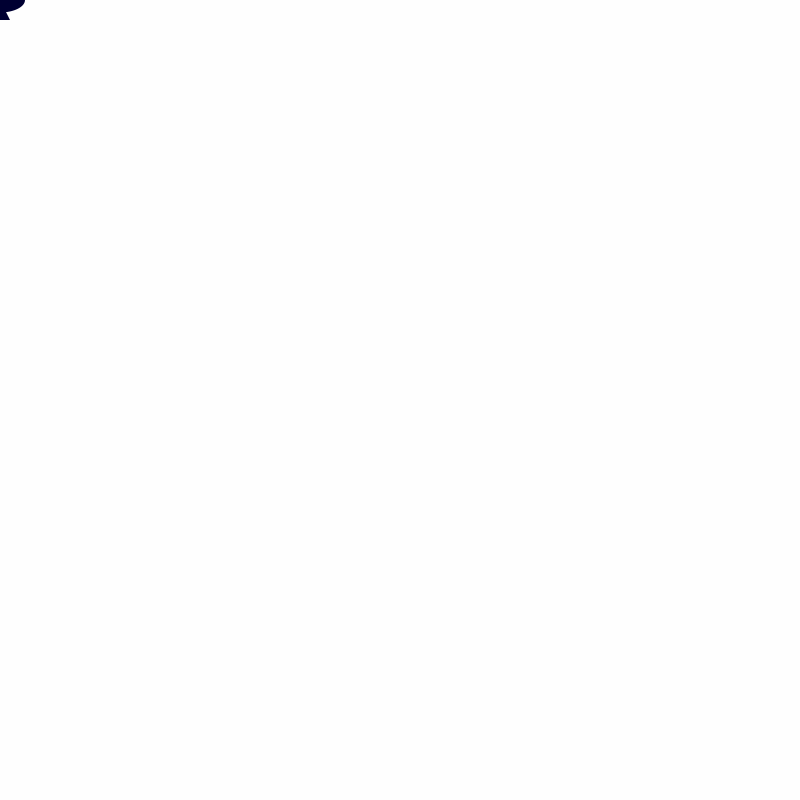
Frame 1 (no input)
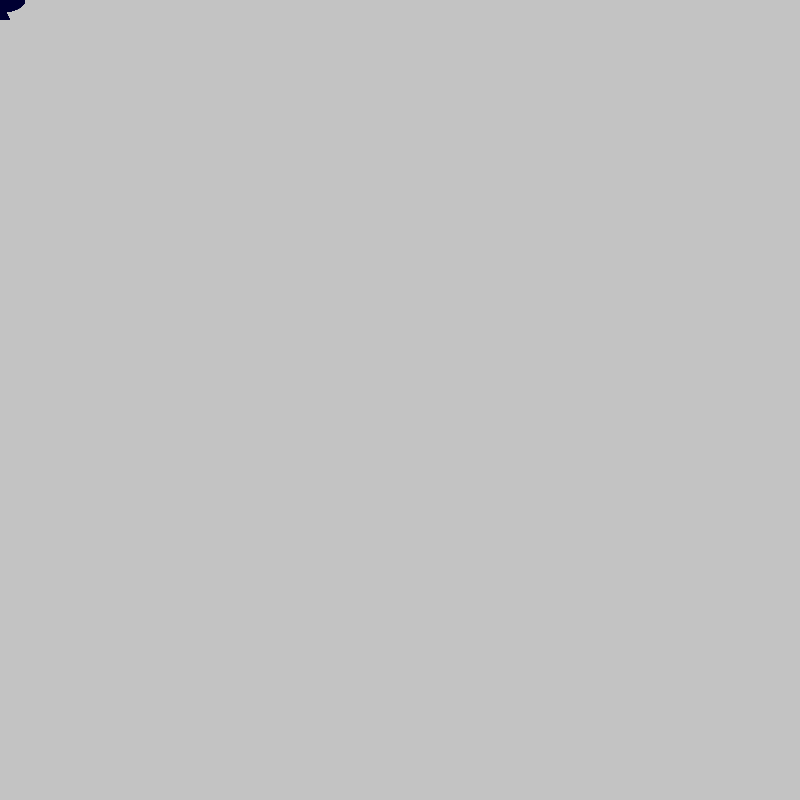
Frame 60 (the mouse pressed at the canvas centre just before this capture)
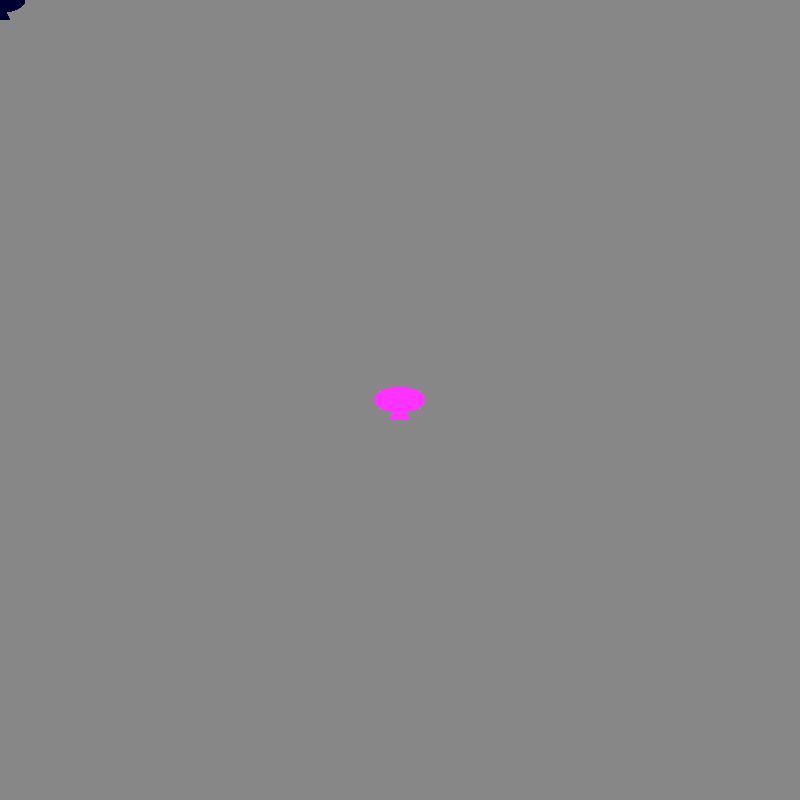
Frame 120 (the mouse held since frame 60 and released just before this capture)

The Processing sketch that drew these frames (run headless with seeded random() and noise(); from frame 60 on, the mouse is pressed at the canvas centre):

// Processing sketch: processing_12163
// ── processing_12163.pde

// 'Aurora'
//Work By Kenny Li


void setup ()
{noStroke();
smooth();
background(255);
  size (800, 800);
}
void draw ()
{
 fill(0,1  );
 rect(0,0,width,height);
if (mousePressed == true) {
fill ( mouseY, 50,mouseX); }
else { fill(mouseX,mouseY,50);
}
ellipse(mouseX, mouseY, 50,25);
triangle(mouseX, mouseY, mouseX-10, mouseY+20, mouseX+10, mouseX+20);

}
